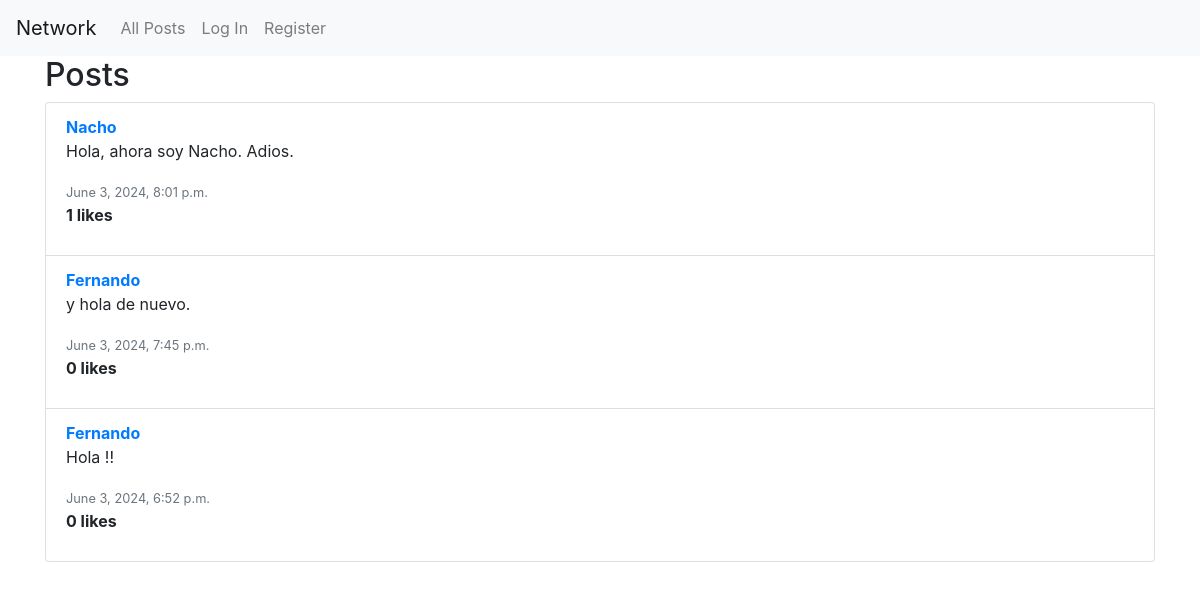
/, run on an earlier commit of the app's database.
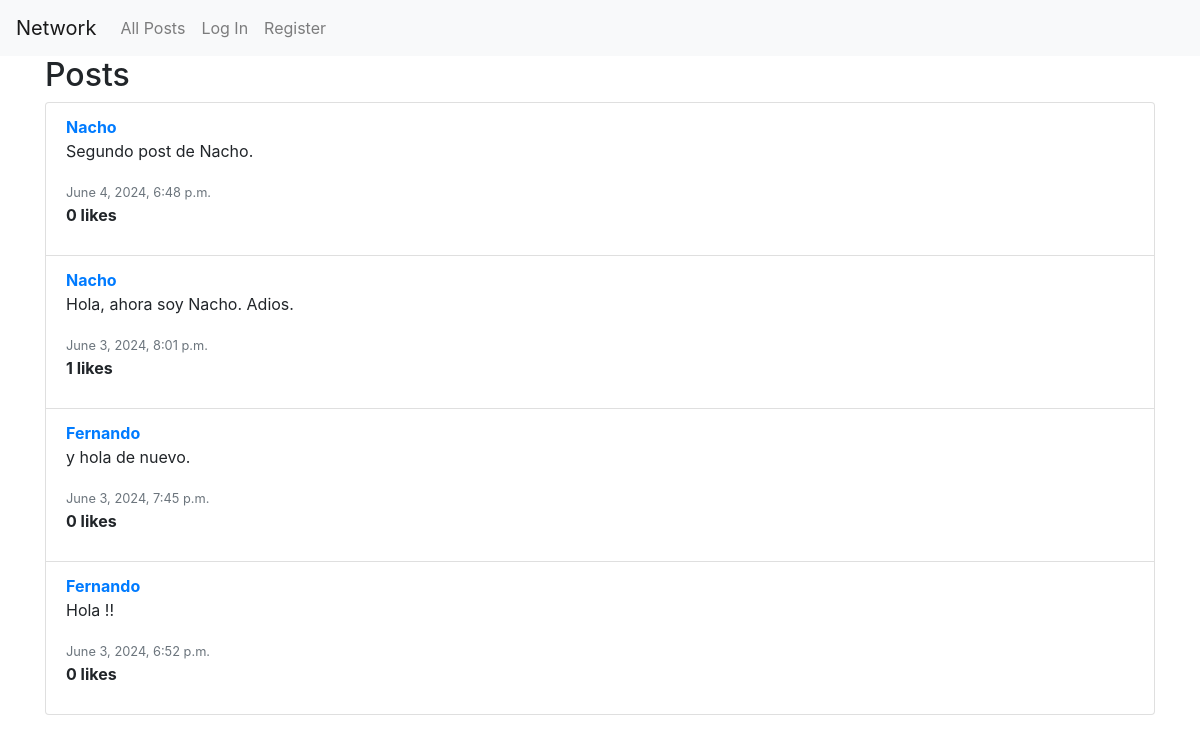
And on a later commit of the database.
### network/models.py (models this page shows, shortened)
class Post(models.Model):
    user = models.ForeignKey(User, on_delete=models.CASCADE, related_name="posts")
    content = models.TextField(blank=True)
    timestamp = models.DateTimeField(auto_now_add=True)

class User(AbstractUser):
    pass

### network/views.py (the view)
# urls.py: path("", views.index, name="index"),
def index(request):
    if request.method == "POST":
        content = request.POST["content"]  # Asegúrate de que el nombre del campo coincide
        user = request.user
        new_post = Post(user=user, content=content)
        new_post.save()
        return HttpResponseRedirect(reverse("network:index"))  # Usa el namespace correcto
    else:
        posts = Post.objects.all().annotate(likes_count=Count('liked')).order_by('-timestamp')  # Ordenar por timestamp en orden descendente
        return render(request, "network/index.html", {"posts": posts})

### network/templates/network/index.html (shortened to what this page needs)
{% extends "network/layout.html" %}
{% block body %}
<div class="container">
    <h2>Posts</h2>
    <ul class="list-group">
        {% for post in posts %}
            <li class="list-group-item">
                <a href="{% url 'network:profile' post.user.username %}"><strong>{{ post.user.username }}</strong></a>
                <p>{{ post.content }}</p>
                <small class="text-muted">{{ post.timestamp }}</small>
                <p><strong>{{ post.likes_count }} likes</strong></p>
            </li>
        {% endfor %}
    </ul>
</div>
{% endblock %}

### network/templates/network/layout.html (shortened to what this page needs)
{% load static %}
<!DOCTYPE html>
<html lang="en">
    <head>
        <link rel="stylesheet" href="https://stackpath.bootstrapcdn.com/bootstrap/4.4.1/css/bootstrap.min.css">
        <link href="{% static 'network/styles.css' %}" rel="stylesheet">
    </head>
    <body>
        <nav class="navbar navbar-expand-lg navbar-light bg-light">
            <a class="navbar-brand" href="#">Network</a>
            <div>
              <ul class="navbar-nav mr-auto">
                <li class="nav-item">
                  <a class="nav-link" href="{% url 'network:index' %}">All Posts</a>
                </li>
                {% if user.is_authenticated %}
                    <li class="nav-item">
                        {% with username=request.user.username|default:"default_username" %}
                            <a class="nav-link" href="{% url 'network:following' username %}">Following</a>
                        {% endwith %}
                    </li>
                    <li class="nav-item">
                        <a class="nav-link" href="{% url 'network:logout' %}">Log Out</a>
                    </li>
                {% else %}
                    <li class="nav-item">
                        <a class="nav-link" href="{% url 'network:login' %}">Log In</a>
                    </li>
                    <li class="nav-item">
                        <a class="nav-link" href="{% url 'network:register' %}">Register</a>
                    </li>
                {% endif %}
              </ul>
            </div>
          </nav>
        <div class="body">
            {% block body %}
            {% endblock %}
        </div>
    </body>
</html>

What changed in the data, as far as the page shows it:
added Post: user.username "Nacho", content "Segundo post de Nacho.", timestamp "June 4, 2024, 6:48 p.m.", likes_count "0"
